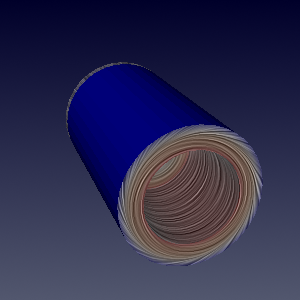

This chart was generated by the following Python code:
#!/usr/bin/env python

# Test vtkCompositeSurfaceLICMapper: SurfaceLICCurvedDefaultsColor.

import vtkmodules.vtkInteractionStyle  # noqa: F401
import vtkmodules.vtkRenderingOpenGL2  # noqa: F401

import math
import os

from vtkmodules.vtkCommonCore import vtkFloatArray
from vtkmodules.vtkCommonDataModel import vtkDataObject
from vtkmodules.vtkIOXML import vtkXMLPolyDataReader
from vtkmodules.vtkRenderingCore import (
    vtkActor,
    vtkDiscretizableColorTransferFunction,
    vtkRenderWindow,
    vtkRenderWindowInteractor,
    vtkRenderer,
)
from vtkmodules.vtkRenderingLICOpenGL2 import (
    vtkCompositeSurfaceLICMapper,
    vtkSurfaceLICInterface,
)

# Read data
data_dir = os.environ.get("VPE_DATA_DIR", os.path.dirname(os.path.abspath(__file__)))
reader = vtkXMLPolyDataReader()
reader.SetFileName(os.path.join(data_dir, "disk_out_ref_surface.vtp"))
reader.Update()
data_obj = reader.GetOutputDataObject(0)

# Mapper
lic_mapper = vtkCompositeSurfaceLICMapper()
lic_mapper.SetInputArrayToProcess(
    0, 0, 0, vtkDataObject.FIELD_ASSOCIATION_POINTS_THEN_CELLS, "V")
lic_mapper.SetInputDataObject(data_obj)

# Compute vector magnitude for coloring
mag_range = [float("inf"), float("-inf")]
mag_name = None
if hasattr(data_obj, "NewIterator"):
    it = data_obj.NewIterator()
    it.InitTraversal()
    while not it.IsDoneWithTraversal():
        ds = it.GetCurrentDataObject()
        if ds and ds.GetNumberOfCells() > 0:
            v = ds.GetPointData().GetArray("V")
            if v is not None:
                mag = vtkFloatArray()
                mag.SetName("magV")
                mag.SetNumberOfTuples(v.GetNumberOfTuples())
                for j in range(v.GetNumberOfTuples()):
                    s = sum(v.GetComponent(j, c) ** 2 for c in range(v.GetNumberOfComponents()))
                    mag.SetValue(j, math.sqrt(s))
                ds.GetPointData().SetScalars(mag)
                mag_name = mag.GetName()
                r = mag.GetRange()
                mag_range[0] = min(mag_range[0], r[0])
                mag_range[1] = max(mag_range[1], r[1])
        it.GoToNextItem()
else:
    if data_obj.GetNumberOfCells() > 0:
        v = data_obj.GetPointData().GetArray("V")
        if v is not None:
            mag = vtkFloatArray()
            mag.SetName("magV")
            mag.SetNumberOfTuples(v.GetNumberOfTuples())
            for j in range(v.GetNumberOfTuples()):
                s = sum(v.GetComponent(j, c) ** 2 for c in range(v.GetNumberOfComponents()))
                mag.SetValue(j, math.sqrt(s))
            data_obj.GetPointData().SetScalars(mag)
            mag_name = mag.GetName()
            r = mag.GetRange()
            mag_range = [r[0], r[1]]

lut = vtkDiscretizableColorTransferFunction()
lut.SetColorSpaceToRGB()
lut.AddRGBPoint(mag_range[0], 0.0, 0.0, 1.0)
lut.AddRGBPoint(mag_range[1], 1.0, 0.0, 0.0)
lut.SetColorSpaceToDiverging()
lut.Build()
lut.SetDiscretize(True)
lut.SetNumberOfValues(256)
lic_mapper.SetLookupTable(lut)
lic_mapper.SetScalarModeToUsePointData()
lic_mapper.SetScalarVisibility(1)
lic_mapper.SelectColorArray(mag_name)
lic_mapper.SetUseLookupTableScalarRange(1)
lic_mapper.SetScalarModeToUsePointFieldData()
lic_mapper.SetInterpolateScalarsBeforeMapping(0)

# LIC interface parameters
lic_interface = lic_mapper.GetLICInterface()
lic_interface.SetNumberOfSteps(40)
lic_interface.SetStepSize(0.4)
lic_interface.SetEnhancedLIC(1)
lic_interface.SetNormalizeVectors(1)
lic_interface.SetGenerateNoiseTexture(0)
lic_interface.SetNoiseType(1)
lic_interface.SetNoiseTextureSize(200)
lic_interface.SetNoiseGrainSize(2)
lic_interface.SetMinNoiseValue(0.0)
lic_interface.SetMaxNoiseValue(1.0)
lic_interface.SetNumberOfNoiseLevels(256)
lic_interface.SetImpulseNoiseProbability(1.0)
lic_interface.SetImpulseNoiseBackgroundValue(0.0)
lic_interface.SetNoiseGeneratorSeed(1)
lic_interface.SetEnhanceContrast(0)
lic_interface.SetLowLICContrastEnhancementFactor(0.0)
lic_interface.SetHighLICContrastEnhancementFactor(0.0)
lic_interface.SetLowColorContrastEnhancementFactor(0.0)
lic_interface.SetHighColorContrastEnhancementFactor(0.0)
lic_interface.SetAntiAlias(0)
lic_interface.SetColorMode(0)
lic_interface.SetLICIntensity(0.8)
lic_interface.SetMapModeBias(0.0)
lic_interface.SetMaskOnSurface(0)
lic_interface.SetMaskThreshold(0.0)
lic_interface.SetMaskIntensity(0.0)
lic_interface.SetMaskColor([1.0, 0.0, 0.84705])

# Actor
lic_actor = vtkActor()
lic_actor.SetMapper(lic_mapper)

# Renderer
renderer = vtkRenderer()
renderer.AddActor(lic_actor)
renderer.SetBackground(0.3216, 0.3412, 0.4314)
renderer.SetBackground2(0.0, 0.0, 0.1647)
renderer.GradientBackgroundOn()

# Render window
render_window = vtkRenderWindow()
render_window.SetSize(300, 300)
render_window.AddRenderer(renderer)
render_window.SetWindowName("surface lic curved defaults color")

# Interactor
interactor = vtkRenderWindowInteractor()
interactor.SetRenderWindow(render_window)

# Functional render for OpenGL context check
render_window.Render()

if not vtkSurfaceLICInterface.IsSupported(render_window):
    print("WARNING: Surface LIC not supported, skipping.")
else:
    # Scene
    camera = renderer.GetActiveCamera()
    camera.SetFocalPoint(-1.88, -0.98, -1.04)
    camera.SetPosition(13.64, 4.27, -31.59)
    camera.SetViewAngle(30)
    camera.SetViewUp(0.41, 0.83, 0.35)
    renderer.ResetCamera()

    interactor.Initialize()
    interactor.Start()
